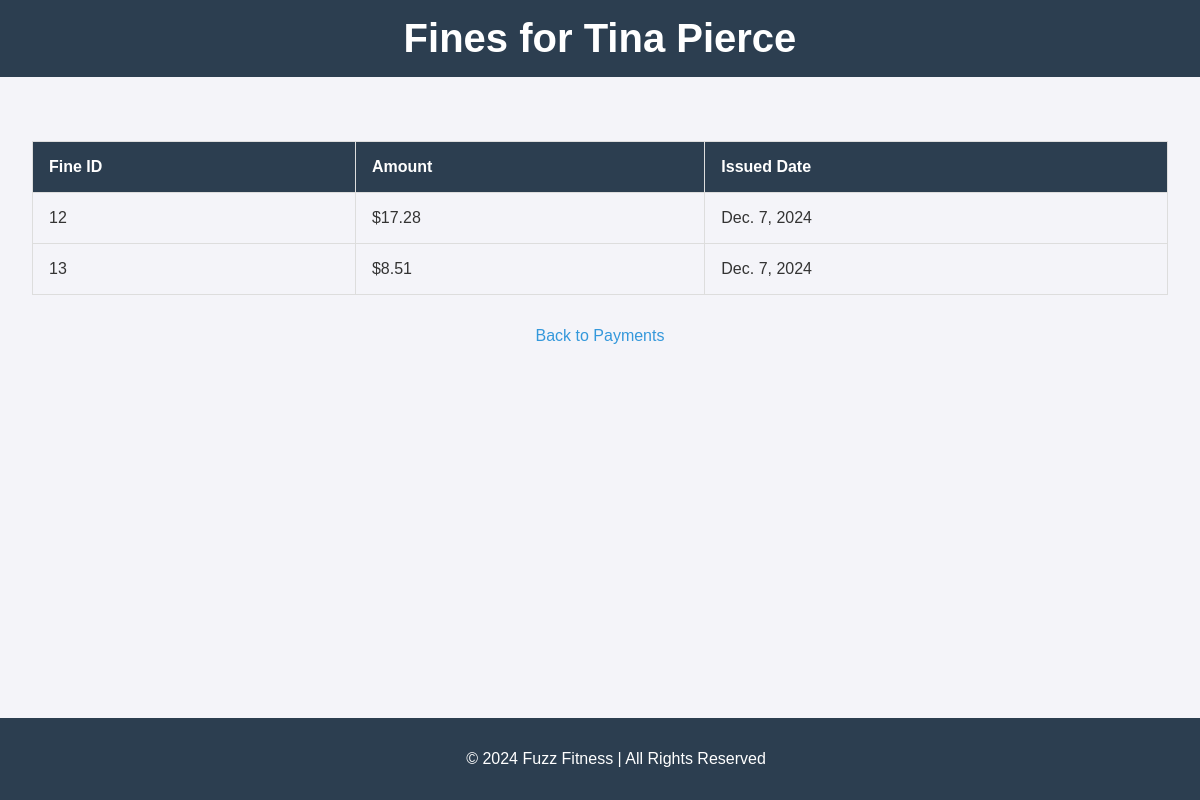
Screenshot of /view-fines/3/ (signed in) with the database file from the repository.
### fitness_app/models.py (models this page shows, shortened)
class Member(models.Model):
    first_name = models.CharField(max_length=50)
    last_name = models.CharField(max_length=50)
    street_address = models.CharField(max_length=255)
    city = models.CharField(max_length=100)
    state = models.CharField(max_length=50)
    zipcode = models.CharField(max_length=10)
    date_of_birth = models.DateField()
    goal_description = models.TextField(default="No Goal Specified")
    goal_date = models.DateField()
    goal_weight = models.IntegerField(default=0)
    date_joined = models.DateField(auto_now_add=True)

class Payment(models.Model):
    member = models.ForeignKey(Member, on_delete=models.CASCADE, related_name="payments")
    amount_due = models.DecimalField(max_digits=10, decimal_places=2)
    due_date = models.DateField()
    payment_date = models.DateField(null=True, blank=True)
    is_paid = models.BooleanField(default=False)
    fine_amount = models.DecimalField(max_digits=6, decimal_places=2, default=0.00)

class Fine(models.Model):
    payment = models.OneToOneField(Payment, on_delete=models.CASCADE, related_name="fine")
    amount = models.DecimalField(max_digits=6, decimal_places=2)
    issued_date = models.DateField(auto_now_add=True)

### fitness_app/views.py (the view)
# urls.py: path('view-fines/<int:member_id>/', views.view_fines, name='view_fines'),
@login_required
def view_fines(request, member_id):
    try:
        user_role = UserRole.objects.get(user=request.user).role.name
    except UserRole.DoesNotExist:
        return render(request, "error.html", {"message": "Access Denied"})
    if user_role not in ["Receptionist", "Manager", "Member"]:
        return render(request, "error.html", {"message": "Access Denied"})
    member = get_object_or_404(Member, id=member_id)
    fines = Payment.objects.filter(member=member, fine__isnull=False)
    if not fines.exists():
        return render(request, "view_fines.html", {"member": member, "fines": None, "message": "No fines to display."})
    return render(request, "view_fines.html", {"member": member, "fines": fines})

### fitness_app/templates/view_fines.html (shortened to what this page needs)
{% load static %}
<!DOCTYPE html>
<html lang="en">
<head>
    <link rel="stylesheet" href="{% static 'css/style.css' %}">
</head>
<body>
    <header>
        <h1>Fines for {{ member.first_name }} {{ member.last_name }}</h1>
    </header>
    <main>
        {% if fines %}
            <table>
                <thead>
                    <tr>
                        <th>Fine ID</th>
                        <th>Amount</th>
                        <th>Issued Date</th>
                    </tr>
                </thead>
                <tbody>
                    {% for fine in fines %}
                        <tr>
                            <td>{{ fine.id }}</td>
                            <td>${{ fine.fine.amount }}</td>
                            <td>{{ fine.fine.issued_date }}</td>
                        </tr>
                    {% endfor %}
                </tbody>
            </table>
        {% else %}
            <p>{{ message }}</p>
        {% endif %}
        <a href="{% url 'track_payment' %}" class="button">Back to Payments</a>
    </main>
    <footer>
        <p>&copy; 2024 Fuzz Fitness | All Rights Reserved</p>
    </footer>
</body>
</html>

### static/css/style.css (style rules this page uses)
body { font-family: 'Arial', sans-serif; margin: 0; padding: 0; background-color: #f4f4f9; color: #333; }
header { background-color: #2c3e50; color: white; padding: 1rem 2rem; text-align: center; }
header h1 { margin: 0; font-size: 2.5rem; }
footer { background-color: #2c3e50; color: white; text-align: center; padding: 1rem; position: fixed; bottom: 0; width: 100%; }
main { padding: 2rem; text-align: center; }
a { color: #3498db; text-decoration: none; }
table { width: 100%; border-collapse: collapse; margin: 2rem 0; }
table th, table td { border: 1px solid #ddd; padding: 1rem; text-align: left; }
table th { background-color: #2c3e50; color: white; }

### rows the page displays
Member: first_name "Tina", last_name "Pierce"
Payment: id "12", fine.amount "17.28", fine.issued_date "Dec. 7, 2024"
Payment: id "13", fine.amount "8.51", fine.issued_date "Dec. 7, 2024"
